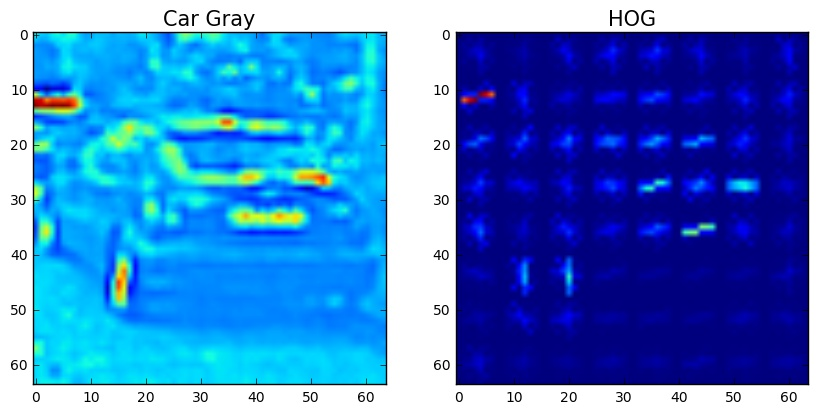
#> input picture hog_features.jpg, 818 x 414 px, given in place of 5000.png, which was not available
$ jupyter execute 'Vehicle Detection.ipynb'   (shell and % lines are left out)   (Python 2 division)   (older library calls are emulated)   (text cells are left out)
#> lines starting #> are read from the running program, lines starting #| are printed output that depends on the picture; pictures that were not available may be replaced by others from this repository, and a replacement may not be noted
[cell 1]
# imports
import cv2
import glob
import matplotlib.pyplot as plt
import matplotlib.image as mpimg
import numpy as np
import time

# Import everything needed to edit/save/watch video clips
from moviepy.editor import VideoFileClip
from IPython.display import HTML
from skimage.feature import hog
from sklearn.cross_validation import train_test_split
from scipy.ndimage.measurements import label
from sklearn.preprocessing import StandardScaler
from sklearn.svm import LinearSVC
from scipy.ndimage.measurements import label


print("initialized imports")

[cell 2]
# Utility functions

#Display two images side by side and save the output.
def display2(title1, img1, title2, img2, output_file, cmaps=None):
    if len(img1.shape) > 2:
        img1 = img1[:, :, ::-1]
    if len(img2.shape) > 2:
        img2 = img2[:, :, ::-1]
    f, (ax1, ax2) = plt.subplots(1, 2, figsize=(10,5))
    if cmaps is None:
        ax1.imshow(img1)
    else:
        ax1.imshow(img1, cmap=cmaps[0])
    ax1.set_title(title1, fontsize=15)
    if cmaps is None:
        ax2.imshow(img2)
    else:
        ax2.imshow(img2, cmap=cmaps[1])
    ax2.set_title(title2, fontsize=15)
    plt.savefig(output_file, bbox_inches='tight')

#Display one image side by side and save the output.
def display1(title1, img1, output_file, cmap=None):
    if len(img1.shape) > 2:
        img1 = img1[:, :, ::-1]
    f, ax1 = plt.subplots(1, 1, figsize=(5,5))
    if cmap is None:
        ax1.imshow(img1)
    else:
        ax1.imshow(img1, cmap=cmap)
    ax1.imshow(img1)
    ax1.set_title(title1, fontsize=15)
    plt.savefig(output_file, bbox_inches='tight')

def draw_boxes(img, bboxes, color=(0, 0, 255), thick=6):
    # Make a copy of the image
    draw_img = np.copy(img)
    # Iterate through the bounding boxes
    for bbox in bboxes:
        # Draw a rectangle given bbox coordinates
        cv2.rectangle(draw_img, bbox[0], bbox[1], color, thick)
    # Return the image copy with boxes drawn
    return draw_img

print("initialized utilities")

[cell 3]
# HOG Extraction on a sample image.

# Define a function to return HOG features and visualization
def get_hog_features(img, orient, pix_per_cell, cell_per_block, vis=False, feature_vec=True):
    if vis == True:
        # Use skimage.hog() to get both features and a visualization
        return hog(img, orientations=orient, pixels_per_cell=(pix_per_cell, pix_per_cell), cells_per_block=(cell_per_block, cell_per_block), visualise=True, feature_vector=feature_vec, transform_sqrt=True)
    else:
        # Use skimage.hog() to get features only
        return hog(img, orientations=orient, pixels_per_cell=(pix_per_cell, pix_per_cell), cells_per_block=(cell_per_block, cell_per_block), visualise=False, feature_vector=feature_vec, transform_sqrt=True)

# Car / Not a Car 101.png
car = cv2.imread("vehicles/KITTI_extracted/5000.png")
#> car is the input picture: shape (414, 818, 3); mean B, G, R 205.6, 128.2, 69.2
non_car = cv2.imread("non-vehicles/Extras/extra1.png")
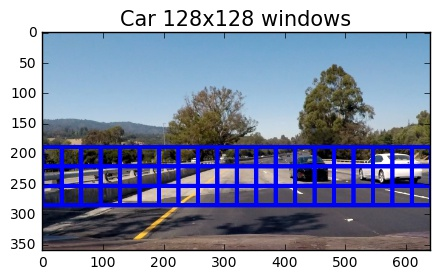
#> input picture test_128_128.jpg, 439 x 280 px, given in place of extra1.png, which was not available
#> non_car is the input picture: shape (280, 439, 3); mean B, G, R 174.8, 148.5, 140.8
display2("Car", car, "Non Car", non_car, "car_non_car.jpg")
#> (the call stopped at in display2, `f, (ax1, ax2) = plt.subplots(1, 2, figsize=(10,5))`: IPython is not available in this run)

# HOG extraction, tuning parameters
pix_per_cell = 8
cell_per_block = 2
orient = 9

# Experiments
car_hls = cv2.cvtColor(car, cv2.COLOR_BGR2HLS)
#> car_hls: shape (414, 818, 3); mean of channels 0, 1, 2 82.2, 138.3, 190
features, hog_image = get_hog_features(car_hls[:, :, 1], orient, pix_per_cell, cell_per_block, vis=True)
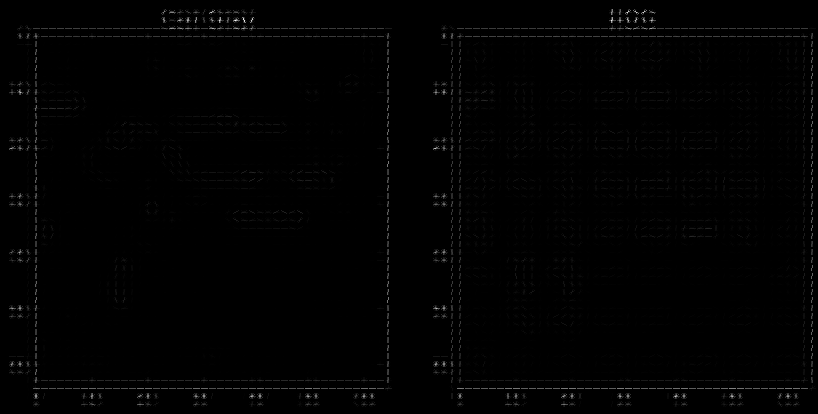
#> hog_image: shape (414, 818) float64; min 0, max 7.2, mean 0.0519; drawn with min black and max white
display2("Car L channel", car_hls[:, :, 1], "HOG", hog_image, "hog_features_l.jpg", ("gray", "gray"))
#> (the call stopped at in display2, `f, (ax1, ax2) = plt.subplots(1, 2, figsize=(10,5))`: IPython is not available in this run)

features, hog_image = get_hog_features(car[:, :, 0], orient, pix_per_cell, cell_per_block, vis=True)
display2("Car R channel", car[:, :, 0], "HOG", hog_image, "hog_features_r.jpg", ("gray", "gray"))
#> (the call stopped at in display2, `f, (ax1, ax2) = plt.subplots(1, 2, figsize=(10,5))`: IPython is not available in this run)

features, hog_image = get_hog_features(car[:, :, 1], orient, pix_per_cell, cell_per_block, vis=True)
display2("Car G channel", car[:, :, 1], "HOG", hog_image, "hog_features_g.jpg", ("gray", "gray"))
#> (the call stopped at in display2, `f, (ax1, ax2) = plt.subplots(1, 2, figsize=(10,5))`: IPython is not available in this run)

features, hog_image = get_hog_features(car[:, :, 2], orient, pix_per_cell, cell_per_block, vis=True)
display2("Car B channel", car[:, :, 2], "HOG", hog_image, "hog_features_b.jpg", ("gray", "gray"))
#> (the call stopped at in display2, `f, (ax1, ax2) = plt.subplots(1, 2, figsize=(10,5))`: IPython is not available in this run)

car_gray = cv2.cvtColor(car, cv2.COLOR_BGR2GRAY)
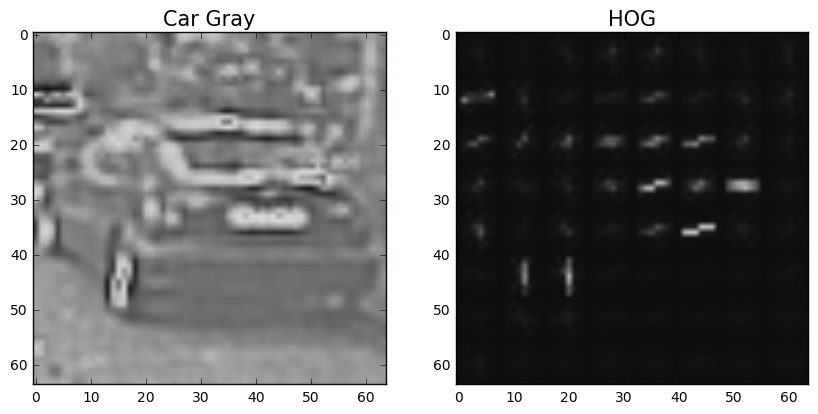
#> car_gray: shape (414, 818); min 0, max 255, mean 119.4
features, hog_image = get_hog_features(car_gray, orient, pix_per_cell, cell_per_block, vis=True)
display2("Car Gray", car_gray, "HOG", hog_image, "hog_features_gray.jpg", ("gray", "gray"))
#> (the call stopped at in display2, `f, (ax1, ax2) = plt.subplots(1, 2, figsize=(10,5))`: IPython is not available in this run)

features, hog_image = get_hog_features(non_car[:, :, 0], orient, pix_per_cell, cell_per_block, vis=True)
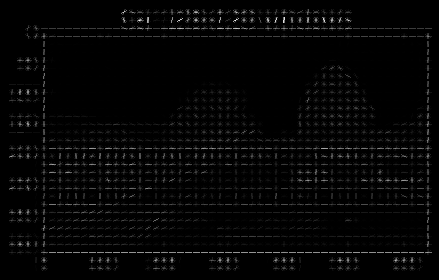
#> hog_image: shape (280, 439) float64; min 0, max 7.24, mean 0.168; drawn with min black and max white
display2("Not Car R channel", non_car[:, :, 0], "HOG", hog_image, "n_hog_features_r.jpg", ("gray", "gray"))
#> (the call stopped at in display2, `f, (ax1, ax2) = plt.subplots(1, 2, figsize=(10,5))`: IPython is not available in this run)

features, hog_image = get_hog_features(non_car[:, :, 1], orient, pix_per_cell, cell_per_block, vis=True)
display2("Not Car G channel", non_car[:, :, 1], "HOG", hog_image, "n_hog_features_g.jpg", ("gray", "gray"))

features, hog_image = get_hog_features(non_car[:, :, 2], orient, pix_per_cell, cell_per_block, vis=True)
display2("Not Car B channel", non_car[:, :, 2], "HOG", hog_image, "n_hog_features_b.jpg", ("gray", "gray"))
